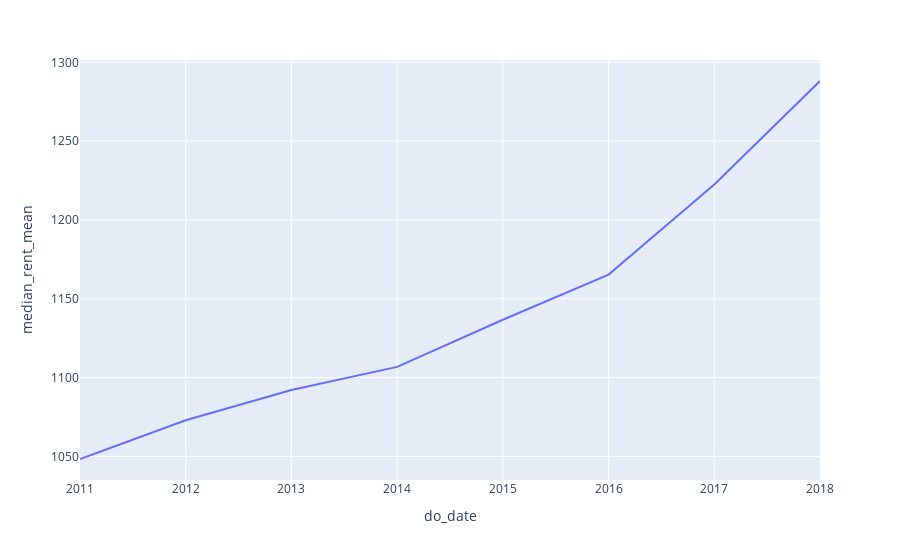

The notebook cell saved with this chart:
### Code cell
fig1 = px.line(data_cali_avg.sort_values(by=['do_date'], ascending=[True]), x='do_date', y='median_rent_mean')
fig1

### Figure 1 — Plotly figure (JSON) as saved in the notebook; plotly's stock layout.template omitted (floating-point values rounded to 4 significant figures)
{"data": [{"hovertemplate": "do_date=%{x}<br>median_rent_mean=%{y}<extra></extra>", "legendgroup": "", "line": {"color": "#636efa", "dash": "solid"}, "mode": "lines", "name": "", "orientation": "v", "showlegend": false, "type": "scatter", "x": ["2011", "2012", "2013", "2014", "2015", "2016", "2017", "2018"], "xaxis": "x", "y": [1048.0, 1073.0, 1092.0, 1107.0, 1137.0, 1165.0, 1222.0, 1288.0], "yaxis": "y"}], "layout": {"legend": {"tracegroupgap": 0}, "margin": {"t": 60}, "xaxis": {"anchor": "y", "domain": [0, 1], "title": {"text": "do_date"}}, "yaxis": {"anchor": "x", "domain": [0, 1], "title": {"text": "median_rent_mean"}}}}
